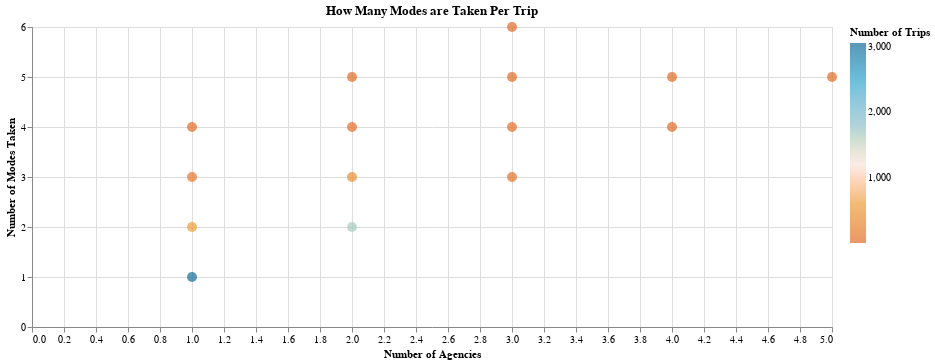

Notebook code for this chart:
### Code cell
chart = (
        alt.Chart((agency_mode_trips))
        .mark_circle(size=100)
        .encode(
            x=alt.X("agency_count", title ="Number of Agencies"),
            y=alt.Y("n_modes_taken", title = "Number of Modes Taken"),
            color=alt.Color("ntrips", title = "Number of Trips",
                            scale=alt.Scale(range = cp.CALITP_DIVERGING_COLORS)),
            tooltip=agency_mode_trips.columns.tolist())
            
      .properties(title = "How Many Modes are Taken Per Trip",
    width=800,
    height=300)
        )
chart

### Figure 1 — Vega-Lite specification as saved in the notebook (floating-point values rounded to 4 significant figures)
{"config": {"view": {"continuousWidth": 300, "continuousHeight": 300}}, "data": {"name": "data-e2a4538072fc13b1c4ad15dd231c083e"}, "mark": {"type": "circle", "size": 100}, "encoding": {"color": {"field": "ntrips", "scale": {"range": ["#E16B26", "#EB9F3C", "#f6e7e1", "#8CBCCB", "#2EA8CE", "#136C97"]}, "title": "Number of Trips", "type": "quantitative"}, "tooltip": [{"field": "agency_count", "type": "quantitative"}, {"field": "n_modes_taken", "type": "quantitative"}, {"field": "ntrips", "type": "quantitative"}], "x": {"field": "agency_count", "title": "Number of Agencies", "type": "quantitative"}, "y": {"field": "n_modes_taken", "title": "Number of Modes Taken", "type": "quantitative"}}, "height": 300, "title": "How Many Modes are Taken Per Trip", "width": 800, "$schema": "https://vega.github.io/schema/vega-lite/v5.14.1.json", "datasets": {"data-e2a4538072fc13b1c4ad15dd231c083e": [{"agency_count": 1, "n_modes_taken": 1, "ntrips": 3063}, {"agency_count": 2, "n_modes_taken": 2, "ntrips": 1658}, {"agency_count": 1, "n_modes_taken": 2, "ntrips": 588}, {"agency_count": 2, "n_modes_taken": 3, "ntrips": 411}, {"agency_count": 1, "n_modes_taken": 3, "ntrips": 146}, {"agency_count": 3, "n_modes_taken": 3, "ntrips": 87}, {"agency_count": 2, "n_modes_taken": 4, "ntrips": 27}, {"agency_count": 3, "n_modes_taken": 4, "ntrips": 23}, {"agency_count": 1, "n_modes_taken": 4, "ntrips": 16}, {"agency_count": 4, "n_modes_taken": 4, "ntrips": 4}, {"agency_count": 4, "n_modes_taken": 5, "ntrips": 4}, {"agency_count": 2, "n_modes_taken": 5, "ntrips": 2}, {"agency_count": 3, "n_modes_taken": 5, "ntrips": 2}, {"agency_count": 3, "n_modes_taken": 6, "ntrips": 1}, {"agency_count": 5, "n_modes_taken": 5, "ntrips": 1}]}}
